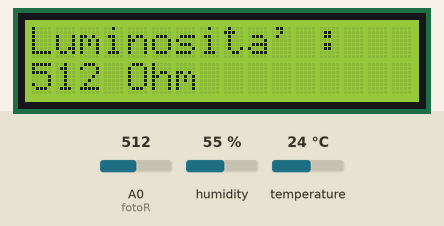
Recording of a sketch running on a simulated Arduino Uno, built with avr-gcc and run on an emulated ATmega328P. Shown: 16×2 character LCD. Inputs (shaded band) come from the test bench; at power-on: humidity 55 %, temperature 24 °C, A0 (fotoR) = 512.

Above: at 15.6 s.
15.7 s: humidity set to 22 %
At 28.9 s:
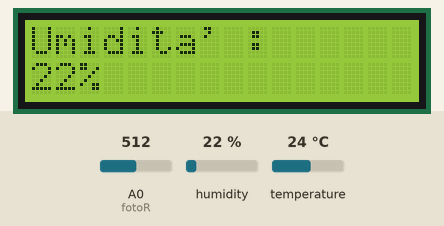
30.1 s: temperature set to 12 °C
At 43.3 s:
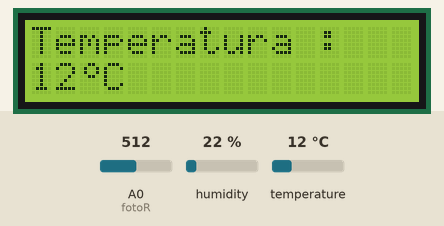
44.5 s: A0 (fotoR) set to 716
At 52.9 s:
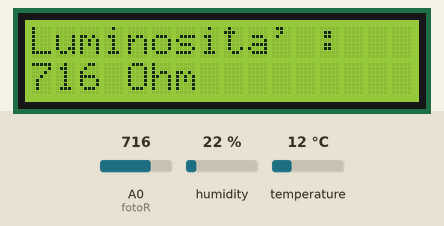
58.9 s: A0 (fotoR) set to 900
At 72.6 s:
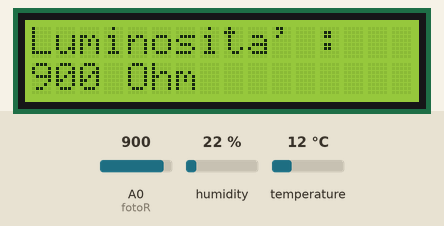
73.3 s: humidity set to 40 %
At 86.9 s:
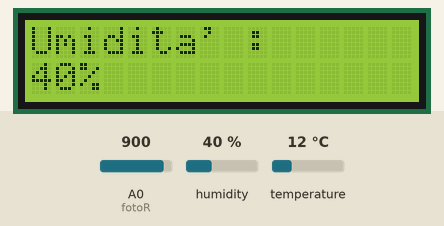
Timing chart, 0 to 88.4 s (numbered marks = the images above; inputs shaded):
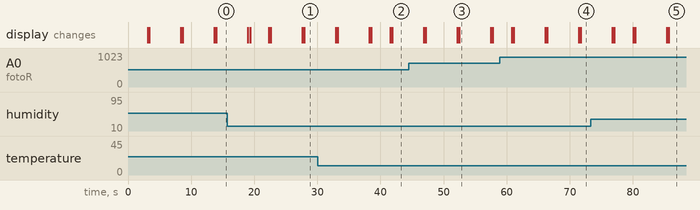

The sketch:

Prove.ino
```cpp
#include <LiquidCrystal.h>
#include "DHT.h"

#define DHTPIN 8
#define DHTTYPE DHT11

int fotoR = A0;
int valore_fotoR = 0;

DHT dht(DHTPIN, DHTTYPE);

LiquidCrystal lcd(12, 11, 5, 4, 3, 2);

byte newChar[8] = {
        B00110,
        B01001,
        B01001,
        B00110,
        B00000,
        B00000,
        B00000,
        B00000
};

void setup() {
  //Serial.begin(9600);
  // analogReference(EXTERNAL); // indichiamo al converrtitore AD che deve impiegare la tensione su AREF come valore di riferimento per la conversione
  lcd.createChar(0, newChar);
  lcd.begin(16, 2); // impostiamo numero di colonne e righe
  dht.begin();
  pinMode(fotoR, INPUT);
}

void loop() {
  int t = dht.readTemperature();
  int u = dht.readHumidity();

  lcd.print("CIAONE!");

  delay(3000);
  lcd.clear();
  delay(300);

  lcd.print("Temperatura : ");
  lcd.setCursor(0, 1);
  lcd.print(t);
  lcd.write((int)0);
  lcd.print("C");

  delay(5000);
  lcd.clear();
  delay(300);

  lcd.print("Umidita' : ");
  lcd.setCursor(0, 1);
  lcd.print(u);
  lcd.print("%");

  delay(5000);
  lcd.clear();
  delay(300);

  //  valore_fotoR = analogRead(fotoR);
  //Serial.println(analogRead(fotoR));
  lcd.print("Luminosita' : ");
  lcd.setCursor(0, 1);
  lcd.print(analogRead(fotoR));
  lcd.print(" Ohm");

  delay(5000);
  lcd.clear();
  delay(300);
}
```

Measured:
- what the display in image 3 shows lasts 5.0 s, from 52.5 s to 57.5 s
